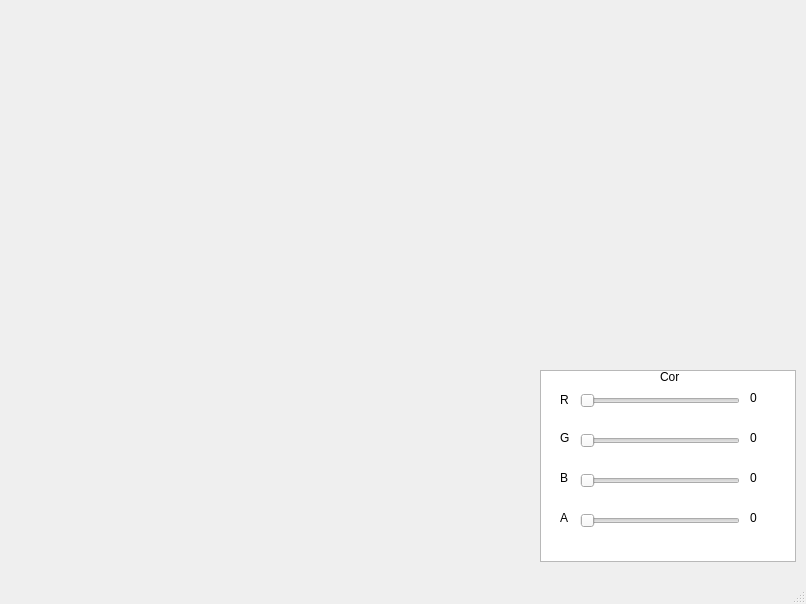
<?xml version="1.0" encoding="UTF-8"?>
<ui version="4.0">
 <class>MainWindow</class>
 <widget class="QMainWindow" name="MainWindow">
  <property name="geometry">
   <rect>
    <x>0</x>
    <y>0</y>
    <width>806</width>
    <height>604</height>
   </rect>
  </property>
  <property name="windowTitle">
   <string>MainWindow</string>
  </property>
  <widget class="QWidget" name="centralwidget">
   <widget class="QListView" name="listView">
    <property name="geometry">
     <rect>
      <x>540</x>
      <y>370</y>
      <width>256</width>
      <height>192</height>
     </rect>
    </property>
   </widget>
   <widget class="QLabel" name="label">
    <property name="geometry">
     <rect>
      <x>660</x>
      <y>370</y>
      <width>47</width>
      <height>13</height>
     </rect>
    </property>
    <property name="text">
     <string>Cor</string>
    </property>
   </widget>
   <widget class="QLabel" name="label_2">
    <property name="geometry">
     <rect>
      <x>560</x>
      <y>390</y>
      <width>20</width>
      <height>20</height>
     </rect>
    </property>
    <property name="text">
     <string>R</string>
    </property>
   </widget>
   <widget class="QSlider" name="redValueSlider">
    <property name="geometry">
     <rect>
      <x>580</x>
      <y>390</y>
      <width>160</width>
      <height>22</height>
     </rect>
    </property>
    <property name="maximum">
     <number>255</number>
    </property>
    <property name="orientation">
     <enum>Qt::Horizontal</enum>
    </property>
   </widget>
   <widget class="QLabel" name="redValueLabel">
    <property name="geometry">
     <rect>
      <x>750</x>
      <y>390</y>
      <width>41</width>
      <height>16</height>
     </rect>
    </property>
    <property name="text">
     <string>0</string>
    </property>
   </widget>
   <widget class="QLabel" name="label_3">
    <property name="geometry">
     <rect>
      <x>560</x>
      <y>430</y>
      <width>16</width>
      <height>16</height>
     </rect>
    </property>
    <property name="text">
     <string>G</string>
    </property>
   </widget>
   <widget class="QSlider" name="greenSliderValue">
    <property name="geometry">
     <rect>
      <x>580</x>
      <y>430</y>
      <width>160</width>
      <height>22</height>
     </rect>
    </property>
    <property name="maximum">
     <number>255</number>
    </property>
    <property name="orientation">
     <enum>Qt::Horizontal</enum>
    </property>
   </widget>
   <widget class="QLabel" name="greenValueLabel">
    <property name="geometry">
     <rect>
      <x>750</x>
      <y>430</y>
      <width>41</width>
      <height>16</height>
     </rect>
    </property>
    <property name="text">
     <string>0</string>
    </property>
   </widget>
   <widget class="QLabel" name="label_5">
    <property name="geometry">
     <rect>
      <x>560</x>
      <y>470</y>
      <width>16</width>
      <height>16</height>
     </rect>
    </property>
    <property name="text">
     <string>B</string>
    </property>
   </widget>
   <widget class="QSlider" name="blueValueSlider">
    <property name="geometry">
     <rect>
      <x>580</x>
      <y>470</y>
      <width>160</width>
      <height>22</height>
     </rect>
    </property>
    <property name="maximum">
     <number>255</number>
    </property>
    <property name="orientation">
     <enum>Qt::Horizontal</enum>
    </property>
   </widget>
   <widget class="QLabel" name="blueValueLabel">
    <property name="geometry">
     <rect>
      <x>750</x>
      <y>470</y>
      <width>41</width>
      <height>16</height>
     </rect>
    </property>
    <property name="text">
     <string>0</string>
    </property>
   </widget>
   <widget class="QLabel" name="label_4">
    <property name="geometry">
     <rect>
      <x>560</x>
      <y>510</y>
      <width>16</width>
      <height>16</height>
     </rect>
    </property>
    <property name="text">
     <string>A</string>
    </property>
   </widget>
   <widget class="QSlider" name="opacityValueSlider">
    <property name="geometry">
     <rect>
      <x>580</x>
      <y>510</y>
      <width>160</width>
      <height>22</height>
     </rect>
    </property>
    <property name="maximum">
     <number>255</number>
    </property>
    <property name="orientation">
     <enum>Qt::Horizontal</enum>
    </property>
   </widget>
   <widget class="QLabel" name="opacityValueLabel">
    <property name="geometry">
     <rect>
      <x>750</x>
      <y>510</y>
      <width>21</width>
      <height>16</height>
     </rect>
    </property>
    <property name="text">
     <string>0</string>
    </property>
   </widget>
  </widget>
  <widget class="QMenuBar" name="menubar">
   <property name="geometry">
    <rect>
     <x>0</x>
     <y>0</y>
     <width>806</width>
     <height>21</height>
    </rect>
   </property>
  </widget>
  <widget class="QStatusBar" name="statusbar"/>
 </widget>
 <resources/>
 <connections>
  <connection>
   <sender>greenSliderValue</sender>
   <signal>valueChanged(int)</signal>
   <receiver>greenValueLabel</receiver>
   <slot>setNum(int)</slot>
   <hints>
    <hint type="sourcelabel">
     <x>727</x>
     <y>459</y>
    </hint>
    <hint type="destinationlabel">
     <x>750</x>
     <y>458</y>
    </hint>
   </hints>
  </connection>
  <connection>
   <sender>blueValueSlider</sender>
   <signal>valueChanged(int)</signal>
   <receiver>blueValueLabel</receiver>
   <slot>setNum(int)</slot>
   <hints>
    <hint type="sourcelabel">
     <x>739</x>
     <y>502</y>
    </hint>
    <hint type="destinationlabel">
     <x>752</x>
     <y>499</y>
    </hint>
   </hints>
  </connection>
  <connection>
   <sender>opacityValueSlider</sender>
   <signal>valueChanged(int)</signal>
   <receiver>opacityValueLabel</receiver>
   <slot>setNum(int)</slot>
   <hints>
    <hint type="sourcelabel">
     <x>672</x>
     <y>541</y>
    </hint>
    <hint type="destinationlabel">
     <x>751</x>
     <y>540</y>
    </hint>
   </hints>
  </connection>
 </connections>
</ui>
